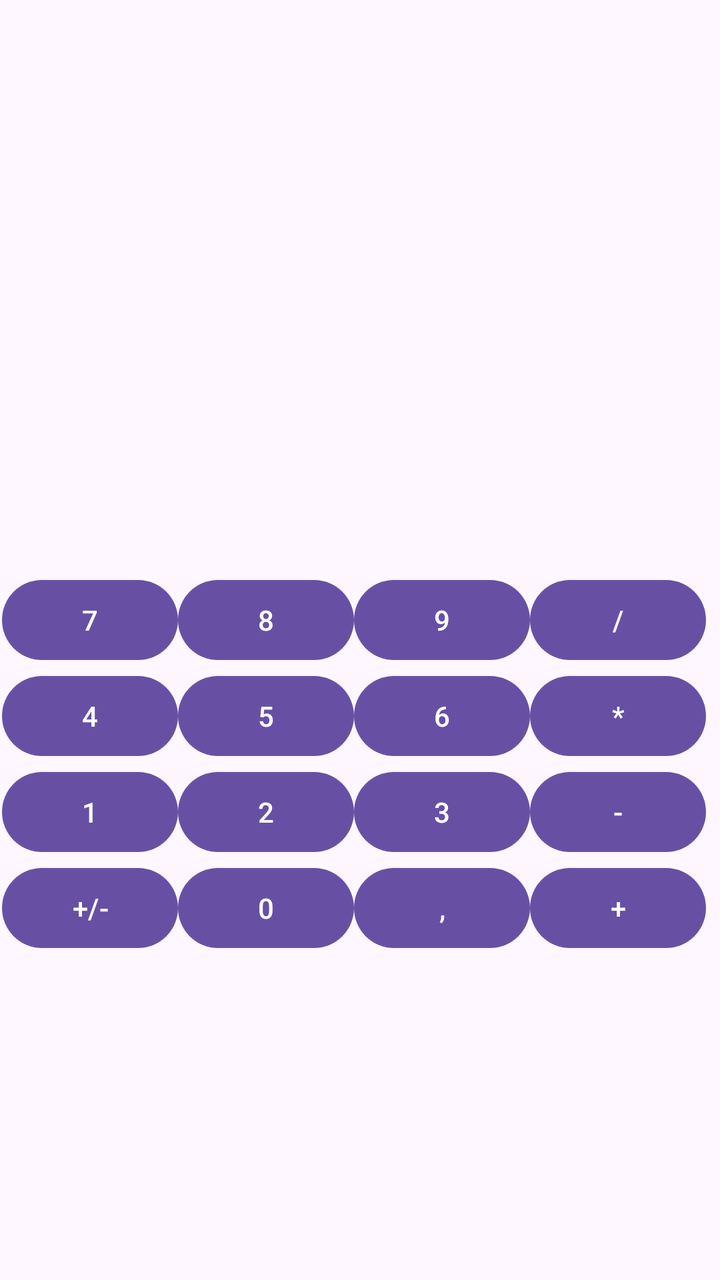
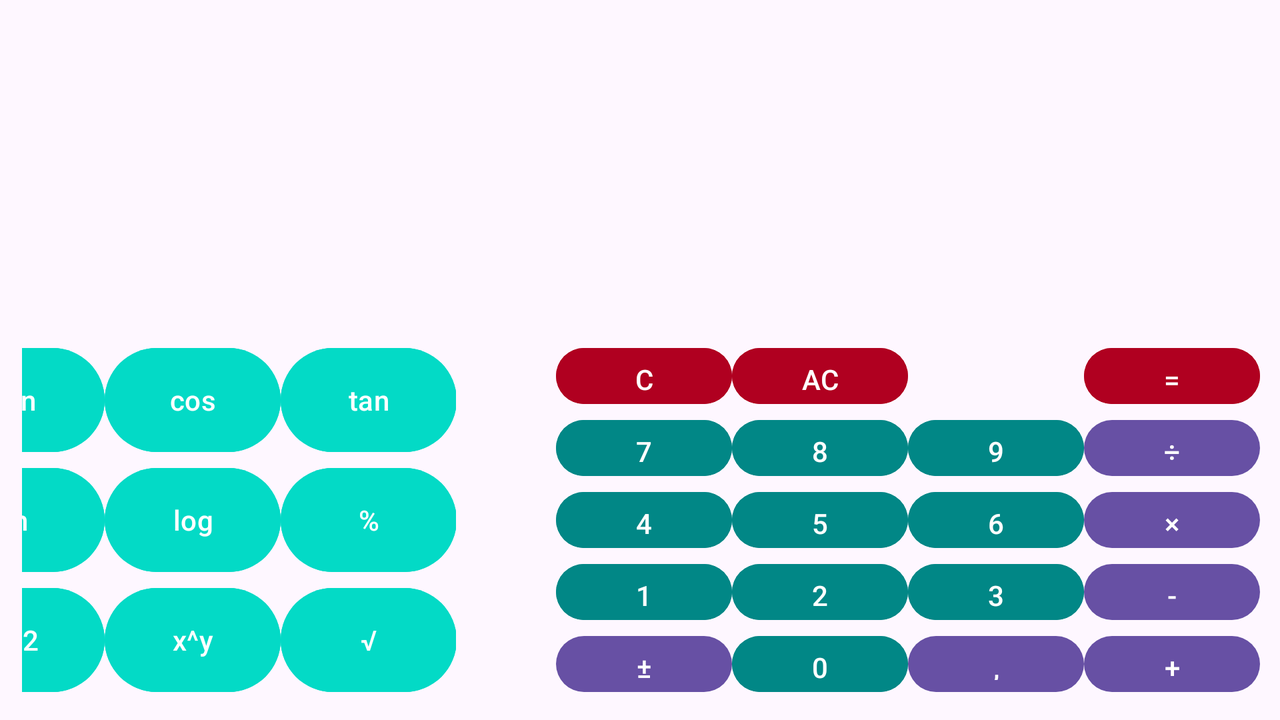

An Android layout and its configuration variant, each rendered on a device that would load it. The default file and the variant file are quoted in full after the pictures.
<!-- AndroidManifest.xml: application theme Theme.MyCalculator01 -->
<!-- res/layout/activity_main.xml -->
<?xml version="1.0" encoding="utf-8"?>
<androidx.constraintlayout.widget.ConstraintLayout xmlns:android="http://schemas.android.com/apk/res/android"
    xmlns:app="http://schemas.android.com/apk/res-auto"
    xmlns:tools="http://schemas.android.com/tools"
    android:id="@+id/main"
    android:layout_width="match_parent"
    android:layout_height="match_parent"
    tools:context=".MainActivity">

    <TableLayout
        android:layout_width="409dp"
        android:layout_height="354dp"
        android:layout_marginStart="1dp"
        app:layout_constraintBottom_toBottomOf="parent"
        app:layout_constraintStart_toStartOf="parent">

        <TableRow
            android:layout_width="match_parent"
            android:layout_height="match_parent" >

            <Button
                android:id="@+id/digit_7"
                android:layout_width="wrap_content"
                android:layout_height="wrap_content"
                android:text="7" />
            <Button
                android:id="@+id/digit_8"
                android:layout_width="wrap_content"
                android:layout_height="wrap_content"
                android:text="8" />
            <Button
                android:id="@+id/digit_9"
                android:layout_width="wrap_content"
                android:layout_height="wrap_content"
                android:text="9" />
            <Button
                android:id="@+id/operation_divide"
                android:layout_width="wrap_content"
                android:layout_height="wrap_content"
                android:text="/" />

        </TableRow>

        <TableRow
            android:layout_width="match_parent"
            android:layout_height="match_parent" >

            <Button
                android:id="@+id/digit_4"
                android:layout_width="wrap_content"
                android:layout_height="wrap_content"
                android:text="4" />
            <Button
                android:id="@+id/digit_5"
                android:layout_width="wrap_content"
                android:layout_height="wrap_content"
                android:text="5" />
            <Button
                android:id="@+id/digit_6"
                android:layout_width="wrap_content"
                android:layout_height="wrap_content"
                android:text="6" />
            <Button
                android:id="@+id/operation_multiply"
                android:layout_width="wrap_content"
                android:layout_height="wrap_content"
                android:text="*" />
        </TableRow>

        <TableRow
            android:layout_width="match_parent"
            android:layout_height="match_parent" >

            <Button
                android:id="@+id/digit_1"
                android:layout_width="wrap_content"
                android:layout_height="wrap_content"
                android:text="1" />
            <Button
                android:id="@+id/digit_2"
                android:layout_width="wrap_content"
                android:layout_height="wrap_content"
                android:text="2" />
            <Button
                android:id="@+id/digit_3"
                android:layout_width="wrap_content"
                android:layout_height="wrap_content"
                android:text="3" />
            <Button
                android:id="@+id/operation_substracting"
                android:layout_width="wrap_content"
                android:layout_height="wrap_content"
                android:text="-" />
        </TableRow>

        <TableRow
            android:layout_width="match_parent"
            android:layout_height="match_parent" >

            <Button
                android:id="@+id/operation_neg"
                android:layout_width="wrap_content"
                android:layout_height="wrap_content"
                android:text="+/-" />
            <Button
                android:id="@+id/digit_0"
                android:layout_width="wrap_content"
                android:layout_height="wrap_content"
                android:text="0" />
            <Button
                android:id="@+id/operation_comma"
                android:layout_width="wrap_content"
                android:layout_height="wrap_content"
                android:text="," />
            <Button
                android:id="@+id/operation_adding"
                android:layout_width="wrap_content"
                android:layout_height="wrap_content"
                android:text="+" />
        </TableRow>
    </TableLayout>

</androidx.constraintlayout.widget.ConstraintLayout>
<!-- resources referenced by this layout -->
<resources>
  <style name="Theme.MyCalculator01" parent="Base.Theme.MyCalculator01" />
  <style name="Base.Theme.MyCalculator01" parent="Theme.Material3.DayNight.NoActionBar">
          
          
      </style>
</resources>
<!-- res/layout-land/activity_main.xml (the repository's variant of the layout above) -->
<!-- drawn on the phone turned sideways -->
<?xml version="1.0" encoding="utf-8"?>
<androidx.constraintlayout.widget.ConstraintLayout xmlns:android="http://schemas.android.com/apk/res/android"
    xmlns:app="http://schemas.android.com/apk/res-auto"
    xmlns:tools="http://schemas.android.com/tools"
    android:id="@+id/main"
    android:layout_width="match_parent"
    android:layout_height="match_parent"
    android:padding="10dp"
    android:layout_marginStart="1dp"
    tools:context=".MainActivity">

    <TextView
        android:id="@+id/input_current"
        android:layout_width="wrap_content"
        android:layout_height="wrap_content"
        android:layout_marginEnd="20dp"
        android:textSize="40dp"
        android:text=""
        app:layout_constraintEnd_toEndOf="parent"
        app:layout_constraintTop_toTopOf="parent" />

    <TextView
        android:id="@+id/temp_result"
        android:layout_width="wrap_content"
        android:layout_height="wrap_content"
        android:layout_marginEnd="20dp"
        android:layout_marginBottom="10dp"
        android:textSize="30dp"
        android:textColor="@color/material_dynamic_primary30"
        android:text=""
        app:layout_constraintBottom_toTopOf="@+id/tableLayout_left"
        app:layout_constraintEnd_toEndOf="parent" />

    <TableLayout
        android:id="@+id/tableLayout_left"
        android:layout_width="wrap_content"
        android:layout_height="180dp"
        android:layout_marginEnd="50dp"
        app:layout_constraintBottom_toBottomOf="parent"
        app:layout_constraintEnd_toStartOf="@id/tableLayout_right">


        <TableRow
            android:layout_width="match_parent"
            android:layout_height="0dp"
            android:layout_weight="1">

            <Button
                android:id="@+id/operation_sin"
                android:layout_width="match_parent"
                android:layout_height="match_parent"
                android:backgroundTint="@color/design_default_color_secondary"
                android:text="sin" />

            <Button
                android:id="@+id/operation_cos"
                android:layout_width="match_parent"
                android:layout_height="match_parent"
                android:backgroundTint="@color/design_default_color_secondary"
                android:text="cos" />

            <Button
                android:id="@+id/operation_tan"
                android:layout_width="match_parent"
                android:layout_height="match_parent"
                android:backgroundTint="@color/design_default_color_secondary"
                android:text="tan" />

        </TableRow>

        <TableRow
            android:layout_width="match_parent"
            android:layout_height="0dp"
            android:layout_weight="1">

            <Button
                android:id="@+id/operation_ln"
                android:layout_width="match_parent"
                android:layout_height="match_parent"
                android:backgroundTint="@color/design_default_color_secondary"
                android:text="ln" />

            <Button
                android:id="@+id/operation_log"
                android:layout_width="match_parent"
                android:layout_height="match_parent"
                android:backgroundTint="@color/design_default_color_secondary"
                android:text="log" />
            <Button
                android:id="@+id/operation_percent"
                android:layout_width="match_parent"
                android:layout_height="match_parent"
                android:backgroundTint="@color/design_default_color_secondary"
                android:text="%" />

        </TableRow>

        <TableRow
            android:layout_width="match_parent"
            android:layout_height="0dp"
            android:layout_weight="1">

            <Button
                android:id="@+id/operation_x2"
                android:layout_width="match_parent"
                android:layout_height="match_parent"
                android:backgroundTint="@color/design_default_color_secondary"
                android:text="x^2" />

            <Button
                android:id="@+id/operation_power"
                android:layout_width="match_parent"
                android:layout_height="match_parent"
                android:backgroundTint="@color/design_default_color_secondary"
                android:text="x^y" />

            <Button
                android:id="@+id/operation_sqrt"
                android:layout_width="match_parent"
                android:layout_height="match_parent"
                android:backgroundTint="@color/design_default_color_secondary"
                android:text="√" />
        </TableRow>

    </TableLayout>

    <TableLayout
        android:id="@+id/tableLayout_right"
        android:layout_width="wrap_content"
        android:layout_height="180dp"
        app:layout_constraintBottom_toBottomOf="parent"
        app:layout_constraintEnd_toEndOf="parent"
        >

        <TableRow
            android:layout_width="match_parent"
            android:layout_height="match_parent"
            android:layout_weight="1">

            <Button
                android:id="@+id/operation_clear"
                android:layout_width="match_parent"
                android:backgroundTint="@color/design_default_color_error"
                android:layout_height="match_parent"
                android:text="C" />

            <Button
                android:id="@+id/operation_all_clear"
                android:layout_width="match_parent"
                android:backgroundTint="@color/design_default_color_error"
                android:layout_height="match_parent"
                android:text="AC" />

            <TableRow
                android:layout_width="match_parent"
                android:layout_height="match_parent" />

            <Button
                android:id="@+id/operation_equal"
                android:layout_width="match_parent"
                android:layout_height="match_parent"
                android:backgroundTint="@color/design_default_color_error"
                android:text="=" />

        </TableRow>

        <TableRow
            android:layout_width="match_parent"
            android:layout_height="0dp"
            android:layout_weight="1">

            <Button
                android:id="@+id/digit_7"
                android:layout_width="match_parent"
                android:layout_height="match_parent"
                android:backgroundTint="@color/design_default_color_secondary_variant"
                android:text="7" />

            <Button
                android:id="@+id/digit_8"
                android:layout_width="match_parent"
                android:layout_height="match_parent"
                android:backgroundTint="@color/design_default_color_secondary_variant"
                android:text="8" />

            <Button
                android:id="@+id/digit_9"
                android:layout_width="match_parent"
                android:layout_height="match_parent"
                android:backgroundTint="@color/design_default_color_secondary_variant"
                android:text="9" />

            <Button
                android:id="@+id/operation_divide"
                android:layout_width="match_parent"
                android:layout_height="match_parent"
                android:text="÷" />

        </TableRow>

        <TableRow
            android:layout_width="match_parent"
            android:layout_height="0dp"
            android:layout_weight="1">

            <Button
                android:id="@+id/digit_4"
                android:layout_width="match_parent"
                android:layout_height="match_parent"
                android:backgroundTint="@color/design_default_color_secondary_variant"
                android:text="4" />

            <Button
                android:id="@+id/digit_5"
                android:layout_width="match_parent"
                android:layout_height="match_parent"
                android:backgroundTint="@color/design_default_color_secondary_variant"
                android:text="5" />

            <Button
                android:id="@+id/digit_6"
                android:layout_width="match_parent"
                android:layout_height="match_parent"
                android:backgroundTint="@color/design_default_color_secondary_variant"
                android:text="6" />

            <Button
                android:id="@+id/operation_multiply"
                android:layout_width="match_parent"
                android:layout_height="match_parent"
                android:text="×" />
        </TableRow>

        <TableRow
            android:layout_width="match_parent"
            android:layout_height="0dp"
            android:layout_weight="1">

            <Button
                android:id="@+id/digit_1"
                android:layout_width="match_parent"
                android:layout_height="match_parent"
                android:backgroundTint="@color/design_default_color_secondary_variant"
                android:text="1" />

            <Button
                android:id="@+id/digit_2"
                android:layout_width="match_parent"
                android:layout_height="match_parent"
                android:backgroundTint="@color/design_default_color_secondary_variant"
                android:text="2" />

            <Button
                android:id="@+id/digit_3"
                android:layout_width="match_parent"
                android:layout_height="match_parent"
                android:backgroundTint="@color/design_default_color_secondary_variant"
                android:text="3" />

            <Button
                android:id="@+id/operation_subtract"
                android:layout_width="match_parent"
                android:layout_height="match_parent"
                android:text="-" />
        </TableRow>

        <TableRow
            android:layout_width="match_parent"
            android:layout_height="0dp"
            android:layout_weight="1">

            <Button
                android:id="@+id/operation_neg"
                android:layout_width="match_parent"
                android:layout_height="match_parent"
                android:text="±" />

            <Button
                android:id="@+id/digit_0"
                android:layout_width="match_parent"
                android:layout_height="match_parent"
                android:backgroundTint="@color/design_default_color_secondary_variant"
                android:text="0" />

            <Button
                android:id="@+id/operation_comma"
                android:layout_width="match_parent"
                android:layout_height="match_parent"
                android:text="," />

            <Button
                android:id="@+id/operation_add"
                android:layout_width="match_parent"
                android:layout_height="match_parent"
                android:text="+" />
        </TableRow>
    </TableLayout>

</androidx.constraintlayout.widget.ConstraintLayout>
